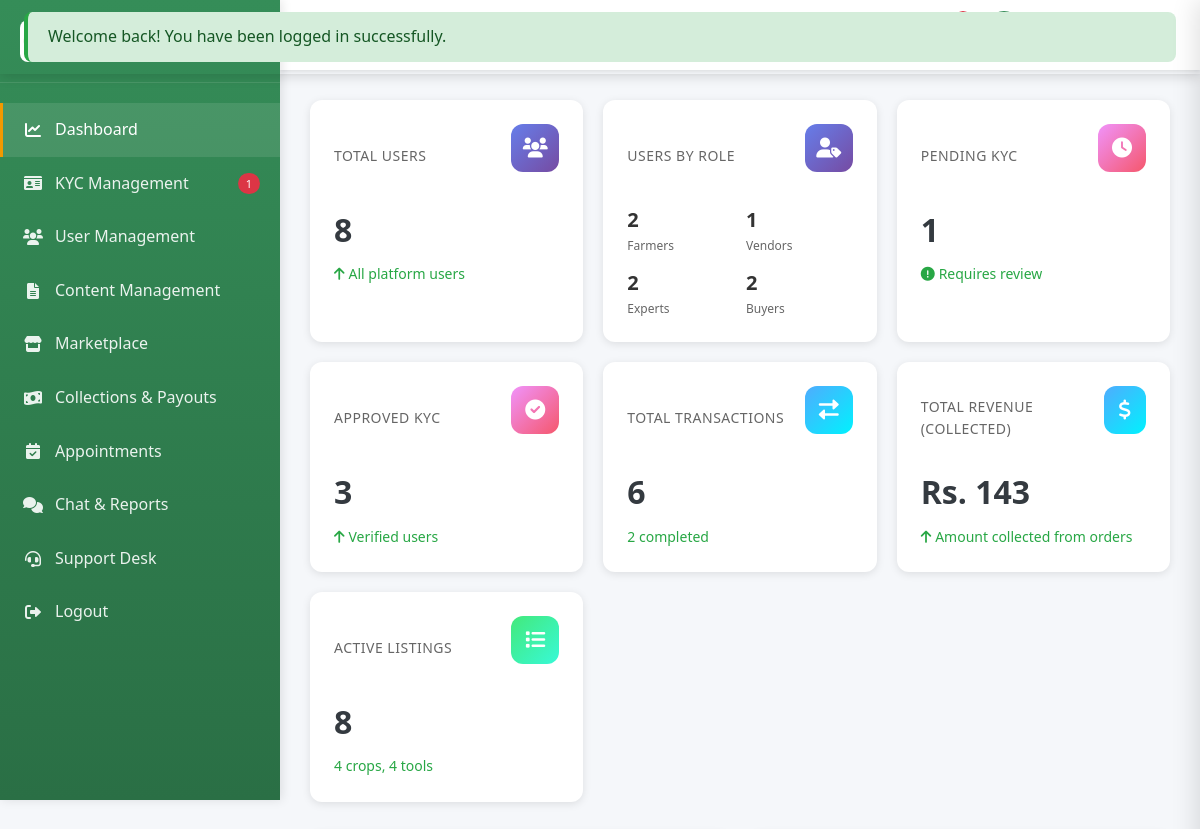
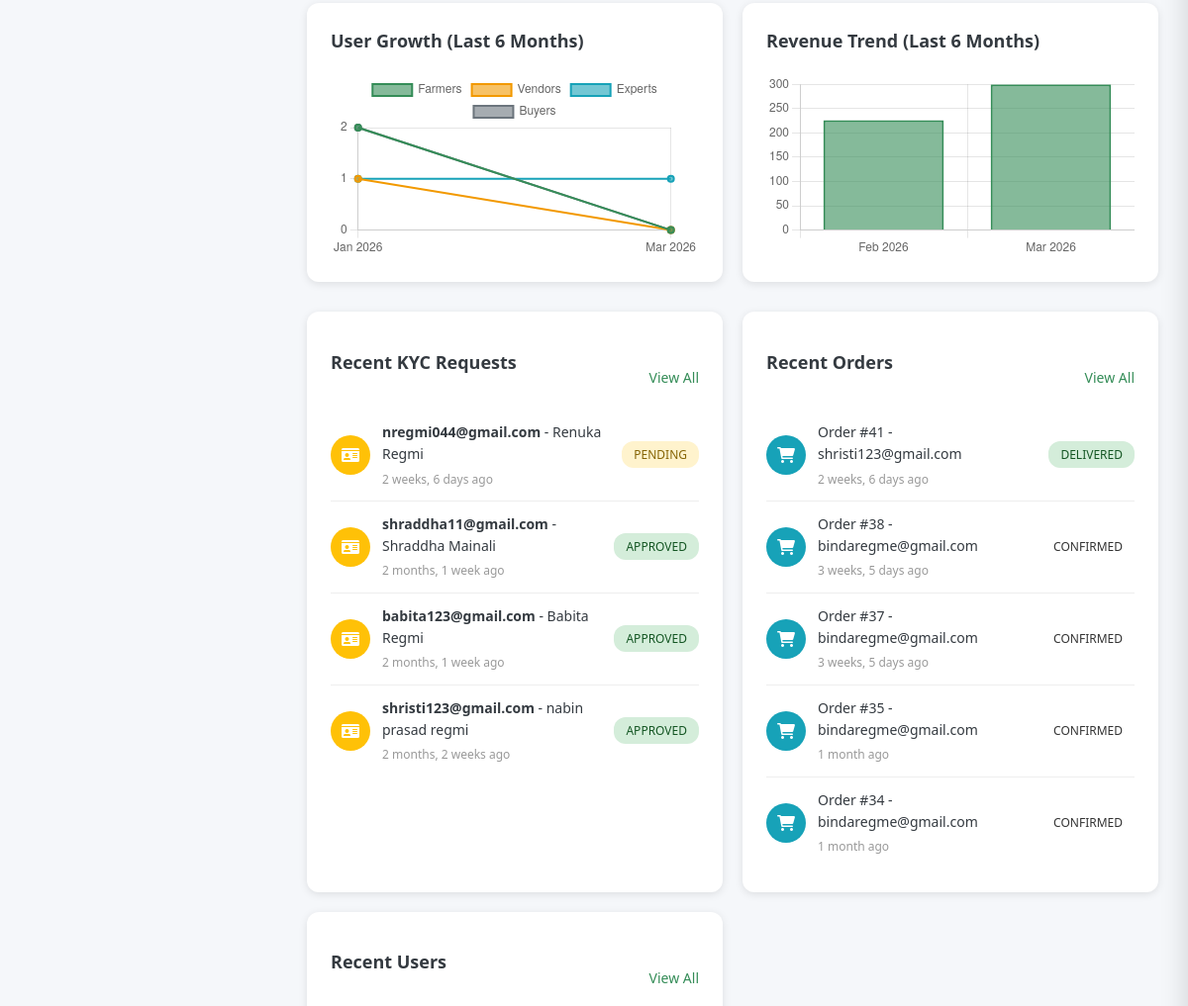
Before: /admin-dashboard/ (signed in, upper part) with the older database file (2 pictures, top to bottom).
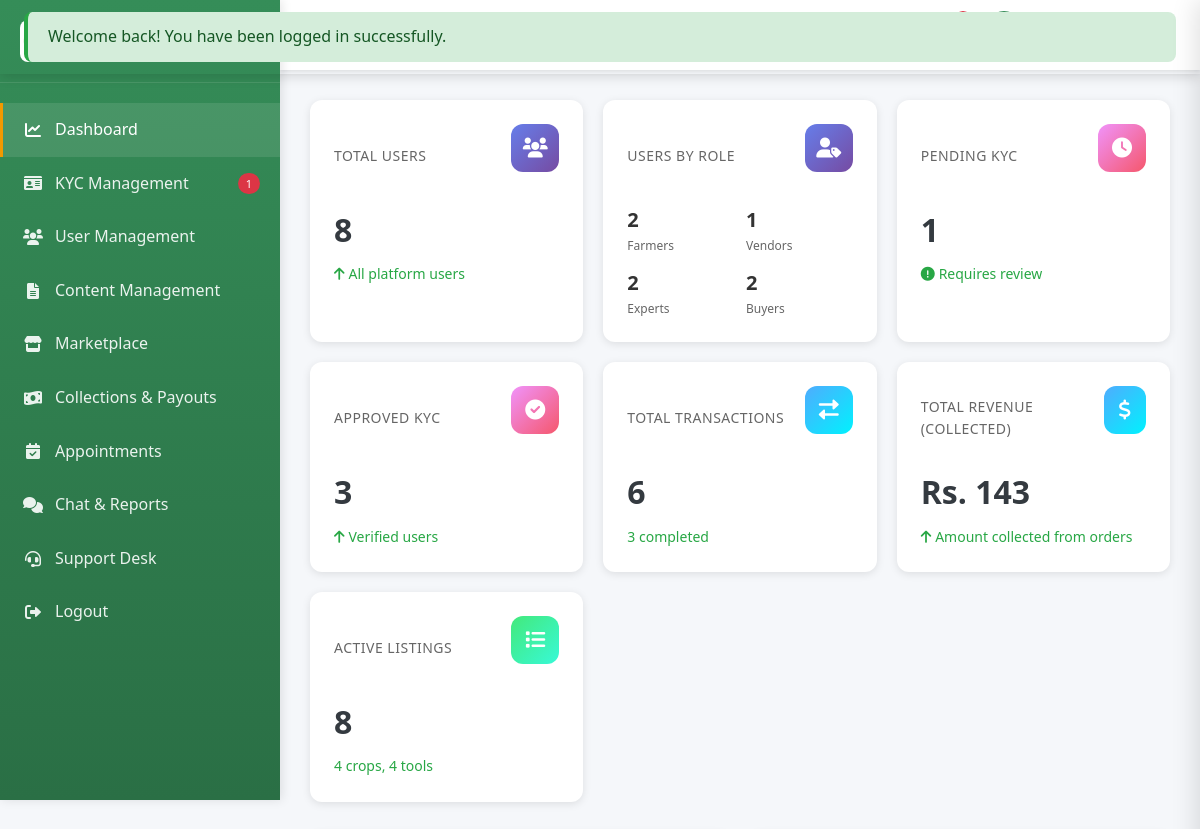
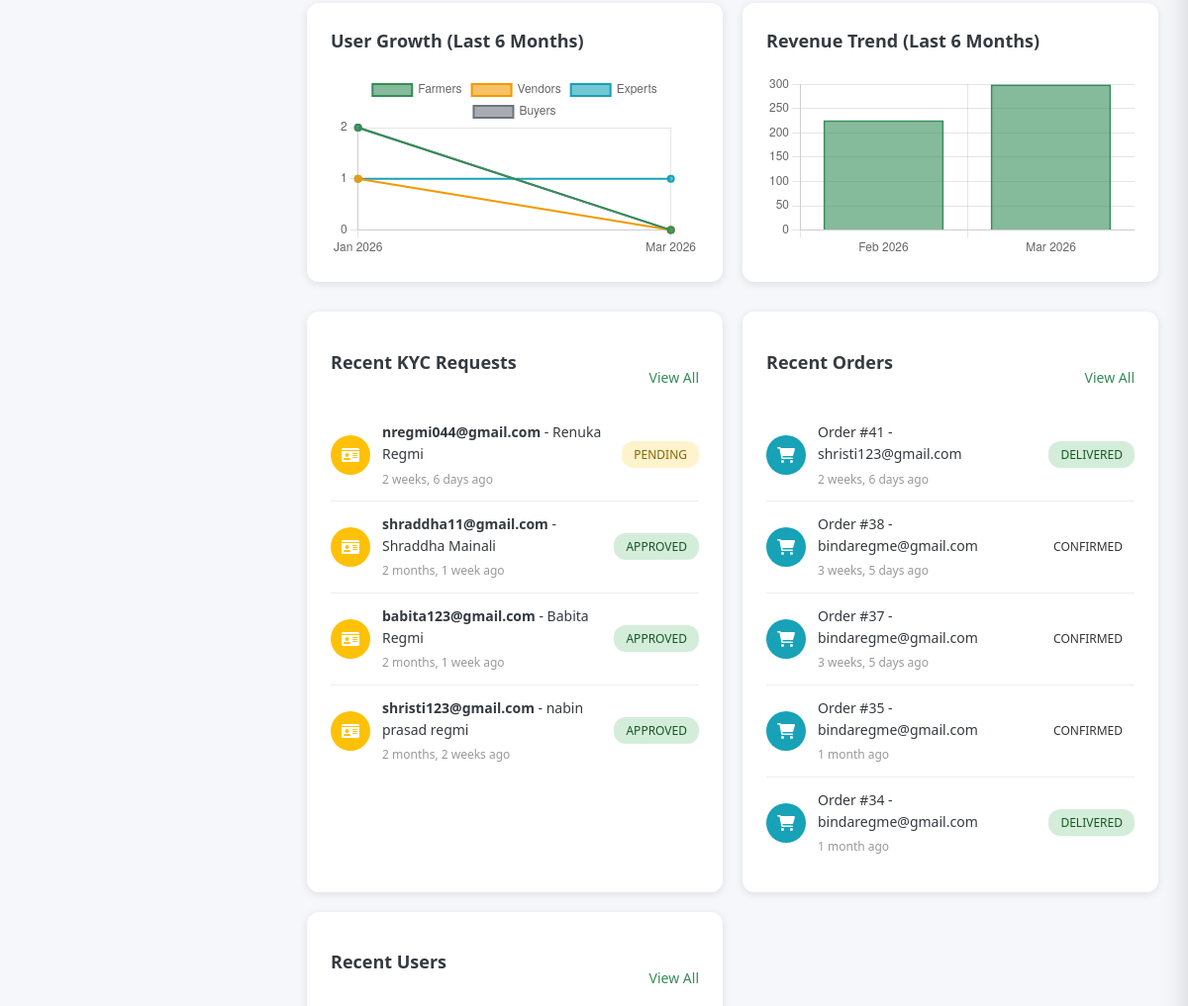
After: the same page with the newer database file (2 pictures, top to bottom).
### accounts/models.py (models this page shows, shortened)
class Order(models.Model):
    STATUS_PENDING = 'pending'
    STATUS_CONFIRMED = 'confirmed'
    STATUS_READY_TO_SHIP = 'ready_to_ship'
    STATUS_SHIPPED = 'shipped'
    STATUS_ON_THE_WAY = 'on_the_way'
    STATUS_DELIVERED = 'delivered'
    STATUS_CANCELLED = 'cancelled'
    STATUS_CHOICES = (
        (STATUS_PENDING, 'Pending'),
        (STATUS_CONFIRMED, 'Confirmed'),
        (STATUS_READY_TO_SHIP, 'Ready to ship'),
        (STATUS_SHIPPED, 'Shipped'),
        (STATUS_ON_THE_WAY, 'On the way'),
        (STATUS_DELIVERED, 'Delivered'),
        (STATUS_CANCELLED, 'Cancelled'),
    )
    PAYMENT_COD = 'cod'
    PAYMENT_ESEWA = 'esewa'
    PAYMENT_CHOICES = (
        (PAYMENT_COD, 'Cash on Delivery'),
        (PAYMENT_ESEWA, 'eSewa'),
    )
    PAYMENT_STATUS_PENDING = 'pending'
    PAYMENT_STATUS_COMPLETED = 'completed'
    PAYMENT_STATUS_FAILED = 'failed'
    PAYMENT_STATUS_CHOICES = (
        (PAYMENT_STATUS_PENDING, 'Pending'),
        (PAYMENT_STATUS_COMPLETED, 'Completed'),
        (PAYMENT_STATUS_FAILED, 'Failed'),
    )
    buyer = models.ForeignKey(User, on_delete=models.CASCADE, related_name='orders')
    tool = models.ForeignKey(VendorTool, on_delete=models.CASCADE, related_name='orders', null=True, blank=True)
    crop = models.ForeignKey(FarmerProduct, on_delete=models.CASCADE, related_name='orders', null=True, blank=True)
    quantity = models.PositiveIntegerField(default=1)
    total_amount = models.DecimalField(max_digits=12, decimal_places=2)
    shipping_cost = models.DecimalField(max_digits=12, decimal_places=2, default=0)
    admin_commission = models.DecimalField(max_digits=12, decimal_places=2, default=0)
    seller_amount = models.DecimalField(max_digits=12, decimal_places=2, default=0)
    status = models.CharField(max_length=20, choices=STATUS_CHOICES, default=STATUS_PENDING)
    payment_method = models.CharField(max_length=20, choices=PAYMENT_CHOICES, default=PAYMENT_COD, blank=True, null=True)
    payment_status = models.CharField(max_length=20, choices=PAYMENT_STATUS_CHOICES, default=PAYMENT_STATUS_PENDING, blank=True, null=True)
    shipping_address = models.TextField(blank=True, null=True, help_text='Delivery location/address')
    contact_number = models.CharField(max_length=20, blank=True, null=True, help_text='Phone number (required for delivery)')
    order_email = models.EmailField(blank=True, null=True, help_text='Email for this order (optional)')
    tracking_number = models.CharField(max_length=100, blank=True, null=True)
    notes = models.TextField(blank=True, null=True)
    created_at = models.DateTimeField(auto_now_add=True)
    updated_at = models.DateTimeField(auto_now=True)
    PAYOUT_PENDING = 'pending_payout'
    PAYOUT_PAID = 'paid'
    PAYOUT_STATUS_CHOICES = (
        (PAYOUT_PENDING, 'Pending payout'),
        (PAYOUT_PAID, 'Paid to seller'),
    )
    payout_status = models.CharField(
        max_length=20, choices=PAYOUT_STATUS_CHOICES, default=PAYOUT_PENDING, blank=True, null=True
    )
    payout_at = models.DateTimeField(blank=True, null=True, help_text='When admin paid this order’s amount to farmer/vendor')
    class Meta:
        ordering = ('-created_at',)

class User(AbstractBaseUser, PermissionsMixin):
    ROLE_CHOICES = (
        ('admin', 'Admin'),
        ('buyer', 'Buyer'),
        ('farmer', 'Farmer'),
        ('agricultural_expert', 'Agricultural Expert'),
        ('vendor', 'Vendor'),
    )
    email = models.EmailField(unique=True)
    phone = models.CharField(max_length=10, unique=True, blank=True, null=True)
    role = models.CharField(max_length=20, choices=ROLE_CHOICES, default='buyer')
    is_active = models.BooleanField(default=True)
    email_verified = models.BooleanField(default=False)
    is_verified = models.BooleanField(default=False)
    is_staff = models.BooleanField(default=False)
    date_joined = models.DateTimeField(auto_now_add=True)
    objects = UserManager()
    USERNAME_FIELD = 'email'
    REQUIRED_FIELDS = []

### accounts/views.py (the view)
# urls.py: path('admin-dashboard/', admin_dashboard, name='admin_dashboard'),
@login_required
def admin_dashboard(request):
    if request.user.role != 'admin':
        return _redirect_to_role_home_response(request.user)
    if request.session.pop('show_login_success', None):
        messages.success(request, 'Welcome back! You have been logged in successfully.')
    User = get_user_model()
    total_users = User.objects.count()
    farmers = User.objects.filter(role='farmer').count()
    vendors = User.objects.filter(role='vendor').count()
    experts = User.objects.filter(role='agricultural_expert').count()
    normal_users = User.objects.filter(role='buyer').count()
    pending_kyc = KYCRequest.objects.filter(status=KYCRequest.STATUS_PENDING).count()
    approved_kyc = KYCRequest.objects.filter(status=KYCRequest.STATUS_APPROVED).count()
    rejected_kyc = KYCRequest.objects.filter(status=KYCRequest.STATUS_REJECTED).count()
    total_transactions = Order.objects.count()
    total_revenue = Order.objects.aggregate(total=Sum('total_amount'))['total'] or 0
    completed_transactions = Order.objects.filter(status=Order.STATUS_DELIVERED).count()
    pending_transactions = Order.objects.filter(status=Order.STATUS_PENDING).count()
    active_crop_listings = FarmerProduct.objects.filter(is_available=True).count()
    active_tool_listings = VendorTool.objects.filter(is_available=True, stock_quantity__gt=0).count()
    total_active_listings = active_crop_listings + active_tool_listings
    recent_kyc_requests = KYCRequest.objects.select_related('user').order_by('-created_at')[:5]
    recent_orders = Order.objects.select_related('buyer', 'tool', 'crop').order_by('-created_at')[:5]
    recent_users = User.objects.order_by('-date_joined')[:5]
    six_months_ago = timezone.now() - timedelta(days=180)
    user_growth_raw = User.objects.filter(
        date_joined__gte=six_months_ago
    ).annotate(
        month=TruncMonth('date_joined')
    ).values('month', 'role').annotate(
        count=Count('id')
    ).order_by('month')
    user_growth = []
    for item in user_growth_raw:
        user_growth.append({
            'month': item['month'].isoformat() if item['month'] else None,
            'role': item['role'],
            'count': item['count']
        })
    revenue_data_raw = Order.objects.filter(
        created_at__gte=six_months_ago
    ).annotate(
        month=TruncMonth('created_at')
    ).values('month').annotate(
        total=Sum('total_amount'),
        count=Count('id')
    ).order_by('month')
    revenue_data = []
    for item in revenue_data_raw:
        revenue_data.append({
            'month': item['month'].isoformat() if item['month'] else None,
            'total': float(item['total'] or 0),
            'count': item['count']
        })
    context = {
        'total_users': total_users,
        'farmers': farmers,
        'vendors': vendors,
        'experts': experts,
        'normal_users': normal_users,
        'pending_kyc': pending_kyc,
        'approved_kyc': approved_kyc,
        'rejected_kyc': rejected_kyc,
        'total_transactions': total_transactions,
        'total_revenue': float(total_revenue),
        'completed_transactions': completed_transactions,
        'pending_transactions': pending_transactions,
        'active_listings': total_active_listings,
        'active_crop_listings': active_crop_listings,
        'active_tool_listings': active_tool_listings,
        'recent_kyc_requests': recent_kyc_requests,
        'recent_orders': recent_orders,
        'recent_users': recent_users,
        'user_growth': json.dumps(user_growth),
        'revenue_data': json.dumps(revenue_data),
        'open_support_count': SupportTicket.objects.filter(
            status__in=[SupportTicket.STATUS_OPEN, SupportTicket.STATUS_IN_PROGRESS]
        ).count(),
    }
    return render(request, 'admin_dashboard.html', context)

### accounts/context_processors.py (called while the page is built)
def admin_collections_payouts_summary(request):
    if not request.user.is_authenticated or getattr(request.user, 'role', None) != 'admin':
        return {}
    from .models import Order
    collected = Order.objects.filter(payment_status=Order.PAYMENT_STATUS_COMPLETED)
    total_collected = collected.aggregate(t=Sum('total_amount'))['t'] or Decimal('0')
    pending_q = Q(payout_status__isnull=True) | Q(payout_status=Order.PAYOUT_PENDING)
    total_pending = collected.filter(pending_q).aggregate(t=Sum('total_amount'))['t'] or Decimal('0')
    total_paid_out = total_collected - total_pending
    return {
        'admin_total_collected': float(total_collected),
        'admin_total_pending_payout': float(total_pending),
        'admin_total_paid_out': float(total_paid_out),
    }

### templates/admin_dashboard.html (shortened to what the changed rows need)
<!DOCTYPE html>
<html lang="en">
<head>
    <link rel="stylesheet" href="/static/css/style.css">
    <link href="https://cdnjs.cloudflare.com/ajax/libs/font-awesome/6.0.0/css/all.min.css" rel="stylesheet">
</head>
<body>
    <aside class="sidebar" id="sidebar">
        <div class="sidebar-header">
            <h2>Farmity Admin</h2>
        </div>
    </aside>
    <div class="main-content">
        <header class="top-header">
            <div class="header-left">
                <h1 class="header-title">Admin Dashboard</h1>
            </div>
        </header>
        <div class="dashboard-content">
            <div class="analytics-grid">
                <div class="analytics-card">
                    <div class="card-change">
                        <span>{{ completed_transactions }} completed</span>
                    </div>
                </div>
            </div>
            <div class="activity-section">
                <div class="activity-card">
                    {% for order in recent_orders %}
                    <div class="activity-item">
                        <div class="activity-icon order">
                            <i class="fas fa-shopping-cart"></i>
                        </div>
                        <div class="activity-content">
                            <div class="activity-text">
                                Order #{{ order.id }} - {{ order.buyer.email }}
                            </div>
                            <div class="activity-time">{{ order.created_at|timesince }} ago</div>
                        </div>
                        <span class="status-badge {{ order.status }}">{{ order.get_status_display }}</span>
                    </div>
                    {% empty %}
                    <p style="text-align: center; color: #999; padding: 20px;">No recent orders</p>
                    {% endfor %}
                </div>
            </div>
        </div>
    </div>
</body>
</html>

Changed rows visible on the page:
changed Order id 34: status "CONFIRMED" → "DELIVERED"
Other visible differences:
{{ completed_transactions }}: "2" → "3"
